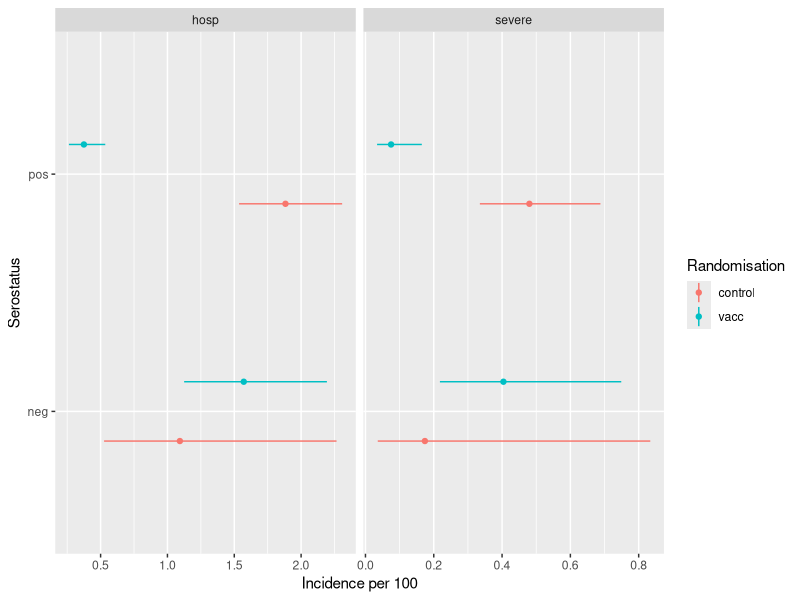
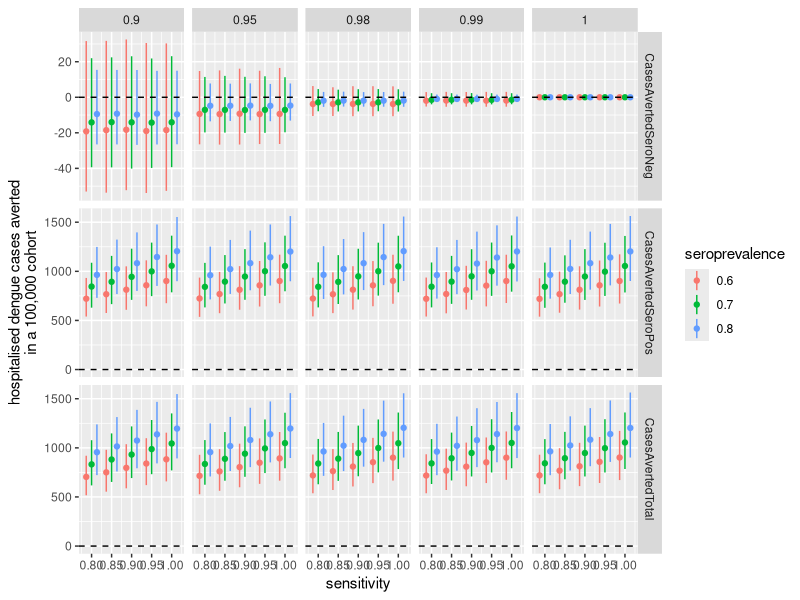
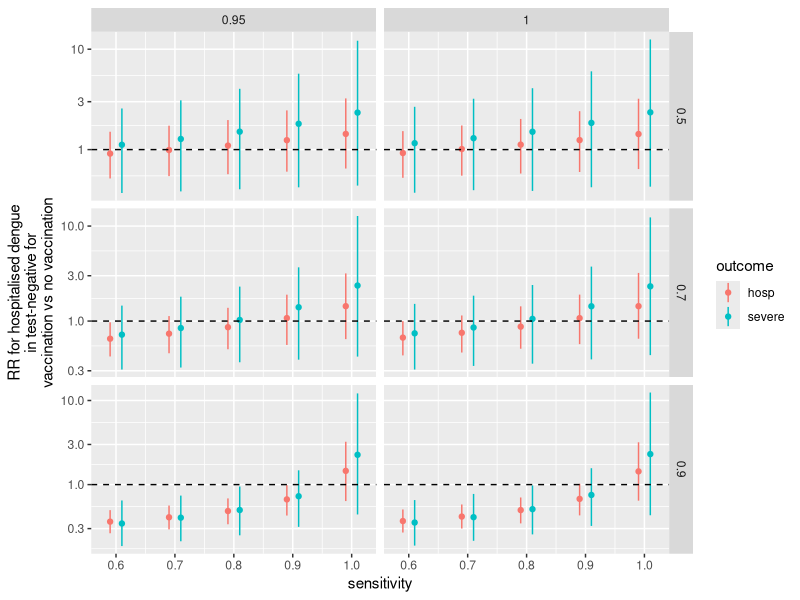

R code for these plots, in order: (Note: a time limit stopped this script after it produced the figures.)

# Investigating Dengue RDT sensitivity and specificty requirements
# written by Stefan Flasche using R version 3.4.4
# results published in "On the importance of sensitivity and the negative predictive value for a rapid dengue test" by S. Flasche and P.G. Smith

# load packages
require(tidyverse)


# Data --------------------------------------------------------------------

# data: cumulative incidence over 5yrs observed in the trial and its stratification into 
#       seropositive and seronegative using PRNT50 with multiple imputation (in per 100). 
df <- tibble(no=1:8,
             randomisation = c("vacc","vacc","control","control","vacc","vacc","control","control"),
             serostatus = c("pos","neg","pos","neg","pos","neg","pos","neg"),
             outcome = c(rep("hosp",4),rep("severe",4)),
             incidence.ph.mid = c(.375,1.571,1.883,1.093,0.075,0.404,0.48,0.174),
             incidence.ph.lo = c(.263,1.125,1.536,.526,0.034,0.218,0.335,0.036),
             incidence.ph.hi = c(.535,2.193,2.307,2.265,0.165,0.749,0.688,0.834))

# plot data
p.data <- df %>% ggplot(aes(x= serostatus, y = incidence.ph.mid, ymin = incidence.ph.lo, ymax = incidence.ph.hi,color=randomisation)) +
  geom_linerange(position=position_dodge(width = 0.5)) +
  geom_point(position=position_dodge(width = 0.5)) +
  facet_grid(.~outcome, scales = "free") +
  coord_flip() + ylab("incidence per 100") +
  labs(y = "Incidence per 100", x = "Serostatus", color = "Randomisation")
ggsave(filename = "Pics\\Fig1_Data.tiff",p.data ,unit="cm", width = 14, height = 5, compression = "lzw", dpi = 300)


# sample from lognormal distribution in which the 50%, 2.5% and 97.5% quanitles fit the observed mean, CI.lo and CI.hi respectively
LnfitSample <- function(input= c(mean=1, lo=.5, hi=2), N=10000){
  mean = input[1] %>% as.numeric()
  lo = input[2] %>% as.numeric()
  hi = input[3] %>% as.numeric()
  rlnorm(N, meanlog = log(mean), sdlog = (log(mean/lo) +  log(hi/mean))/2/1.96) %>%
    return()
}


# Population impact of test and vaccinate ---------------------------------------------

# calculate population impact of test and vaccinate strategy
## need to include resampling of incidence 
CasesAverted <- function(seroPrevalence = .7, sensitivity = 1, specificity = 0, 
                         cohortSize=100000, df.tmp = df, outcm = "hosp"){
  df.tmp = df.tmp %>% filter(outcome == outcm)
  Inc.SeroPos.Vacc <- df.tmp %>% filter(randomisation=="vacc" & serostatus =="pos") %>% 
    select(incidence.ph.mid:incidence.ph.hi) %>% LnfitSample()
  Inc.SeroPos.Cont <- df.tmp %>% filter(randomisation=="control" & serostatus =="pos") %>% 
    select(incidence.ph.mid:incidence.ph.hi) %>% LnfitSample()
  Inc.SeroNeg.Vacc <- df.tmp %>% filter(randomisation=="vacc" & serostatus =="neg") %>% 
    select(incidence.ph.mid:incidence.ph.hi) %>% LnfitSample()
  Inc.SeroNeg.Cont <- df.tmp %>% filter(randomisation=="control" & serostatus =="neg") %>% 
    select(incidence.ph.mid:incidence.ph.hi) %>% LnfitSample()
  
  CasesAvertedSeroPos = cohortSize * seroPrevalence * sensitivity * (Inc.SeroPos.Cont - Inc.SeroPos.Vacc) / 100
  CasesAvertedSeroNeg = cohortSize * (1-seroPrevalence) * (1 - specificity) * (Inc.SeroNeg.Cont - Inc.SeroNeg.Vacc) /100
  
  df_res <- tibble(seroPrevalence = seroPrevalence, sensitivity = sensitivity,
                   specificity = specificity, outcome = outcm, 
                   CasesAvertedSeroPos.mid = median(CasesAvertedSeroPos), 
                   CasesAvertedSeroPos.lo = quantile(CasesAvertedSeroPos,.025), 
                   CasesAvertedSeroPos.hi = quantile(CasesAvertedSeroPos,.975),
                   CasesAvertedSeroNeg.mid = median(CasesAvertedSeroNeg), 
                   CasesAvertedSeroNeg.lo = quantile(CasesAvertedSeroNeg,.025), 
                   CasesAvertedSeroNeg.hi = quantile(CasesAvertedSeroNeg,.975), 
                   CasesAvertedTotal.mid =  median(CasesAvertedSeroPos + CasesAvertedSeroNeg), 
                   CasesAvertedTotal.lo = quantile(CasesAvertedSeroPos + CasesAvertedSeroNeg, .025),
                   CasesAvertedTotal.hi = quantile(CasesAvertedSeroPos + CasesAvertedSeroNeg, .975))
  return(df_res)
}

# plot impact of test and vaccinate strategy
df.plt = NULL
for(seroPrevalence in c(.6,.7,.8)){
  for(specificity in c(.9,.95,.98,.99,1)){
    for(sensitivity in seq(.8,1,by=.05)){
      df.plt <- df.plt %>% 
        rbind(CasesAverted(seroPrevalence = seroPrevalence, sensitivity = sensitivity, specificity = specificity))
    }
  }
}

df.plt <- df.plt %>%
  gather(key,value, -seroPrevalence, -sensitivity, -specificity, -outcome) %>%
  extract(key, c("outcome","conf"),"(.*)\\.(.*)") %>%
  spread(conf, value)
  
p.tandv = df.plt %>% ggplot(aes(x=sensitivity, y = mid, ymin=lo, ymax= hi, color = as.factor(seroPrevalence))) +
  geom_linerange(position = position_dodge(width = 0.04)) +
  geom_point(position = position_dodge(width = 0.04)) +
  facet_grid(outcome ~ specificity, scales = "free") +
  scale_color_discrete(name="seroprevalence") + ylab("hospitalised dengue cases averted\nin a 100,000 cohort") +
  geom_hline(yintercept = 0, color="black", lty="dashed")
ggsave(filename = "Pics\\Fig2_Impact_TandV.tiff",p.tandv ,unit="cm", width = 25, height = 14, compression = "lzw", dpi = 300)


# Impact of sensitivity --------------------------------------------------------------------
  
# calculate sensitivity needed to avoid chosing to vaccinate test negative
TestNegRatio <- function(seroPrevalence = .7, sensitivity = .8, specificity = .95,
                             df.tmp = df, outcm = "hosp", midonly=F){
  df.tmp = df.tmp %>% filter(outcome == outcm)
  if(midonly){
    Inc.SeroPos.Vacc <- df.tmp %>% filter(randomisation=="vacc" & serostatus =="pos") %>% 
      select(incidence.ph.mid) %>% as.numeric()
    Inc.SeroPos.Cont <- df.tmp %>% filter(randomisation=="control" & serostatus =="pos") %>% 
      select(incidence.ph.mid) %>% as.numeric()
    Inc.SeroNeg.Vacc <- df.tmp %>% filter(randomisation=="vacc" & serostatus =="neg") %>% 
      select(incidence.ph.mid) %>% as.numeric()
    Inc.SeroNeg.Cont <- df.tmp %>% filter(randomisation=="control" & serostatus =="neg") %>% 
      select(incidence.ph.mid) %>% as.numeric()
  }else{
    Inc.SeroPos.Vacc <- df.tmp %>% filter(randomisation=="vacc" & serostatus =="pos") %>% 
      select(incidence.ph.mid:incidence.ph.hi) %>% LnfitSample()
    Inc.SeroPos.Cont <- df.tmp %>% filter(randomisation=="control" & serostatus =="pos") %>% 
      select(incidence.ph.mid:incidence.ph.hi) %>% LnfitSample()
    Inc.SeroNeg.Vacc <- df.tmp %>% filter(randomisation=="vacc" & serostatus =="neg") %>% 
      select(incidence.ph.mid:incidence.ph.hi) %>% LnfitSample()
    Inc.SeroNeg.Cont <- df.tmp %>% filter(randomisation=="control" & serostatus =="neg") %>% 
      select(incidence.ph.mid:incidence.ph.hi) %>% LnfitSample()
  }
   
  risk.if.testNeg.vacc <- ((1-seroPrevalence) * specificity *  Inc.SeroNeg.Vacc + 
    seroPrevalence * (1-sensitivity) * Inc.SeroPos.Vacc ) / 
    ((1-seroPrevalence) * specificity  + seroPrevalence * (1-sensitivity) ) 
  risk.if.testNeg.nova <- ((1-seroPrevalence) * specificity *  Inc.SeroNeg.Cont + 
    seroPrevalence * (1-sensitivity) * Inc.SeroPos.Cont ) / 
    ((1-seroPrevalence) * specificity  + seroPrevalence * (1-sensitivity) ) 
  
  df_res <- tibble(seroPrevalence = seroPrevalence, sensitivity = sensitivity,
                   specificity = specificity, outcome = outcm, 
                   riskiftestNegvacc.mid = median(risk.if.testNeg.vacc), 
                   riskiftestNegnova.mid = median(risk.if.testNeg.nova),
                   riskiftestNegvacc.lo = quantile(risk.if.testNeg.vacc,.025), 
                   riskiftestNegvacc.hi = quantile(risk.if.testNeg.vacc,.975),
                   riskiftestNegnova.lo = quantile(risk.if.testNeg.nova,.025), 
                   riskiftestNegnova.hi = quantile(risk.if.testNeg.nova,.975),
                   RR.mid =  median(risk.if.testNeg.vacc / risk.if.testNeg.nova), 
                   RR.lo = quantile(risk.if.testNeg.vacc / risk.if.testNeg.nova, .025),
                   RR.hi = quantile(risk.if.testNeg.vacc / risk.if.testNeg.nova, .975))
  return(df_res)
}

# analyse where test nagative vacc vs novacc risks are for a number of scenarios
df.plt = NULL
for(seroPrevalence in c(.5,.7,.9)){
  for(specificity in c(.95,1)){
    for(sensitivity in seq(.6,1,by=.1)){
      df.plt <- df.plt %>% 
        rbind(TestNegRatio(seroPrevalence = seroPrevalence, sensitivity = sensitivity, specificity = specificity)) %>%
        rbind(TestNegRatio(seroPrevalence = seroPrevalence, sensitivity = sensitivity, specificity = specificity, outcm = "severe"))
      
    }
  }
}

p.sens <- df.plt %>% 
  ggplot(aes(x=sensitivity, y = RR.mid, ymin=RR.lo, ymax= RR.hi, color=outcome)) +
  geom_linerange(position = position_dodge(width = 0.04)) +
  geom_point(position = position_dodge(width = 0.04)) +
  facet_grid(seroPrevalence ~ specificity, scales = "free") +
  scale_y_log10() + geom_hline(yintercept = 1, color="black", lty="dashed") +
  scale_color_discrete(name="outcome") +
  ylab("RR for hospitalised dengue\nin test-negative for\nvaccination vs no vaccination")
ggsave(filename = "Pics\\FigX_SensitivityImpact.tiff",p.sens ,unit="cm", width = 20, height = 12, compression = "lzw", dpi = 300)

# analyse where test nagative vacc vs novacc risks - map
df.plt2 = NULL
for(seroPrevalence in c(.5,.6,.7,.8,.9)){
  for(specificity in seq(.9,1,by=.01)){
    for(sensitivity in seq(.6,1,by=.01)){
      df.plt2 <- df.plt2 %>% 
        rbind(TestNegRatio(seroPrevalence = seroPrevalence, sensitivity = sensitivity, specificity = specificity, midonly=T)) %>%
        rbind(TestNegRatio(seroPrevalence = seroPrevalence, sensitivity = sensitivity, specificity = specificity, outcm = "severe", midonly=T))
      
    }
  }
}

p.sens.b <- df.plt2 %>% 
  ggplot(aes(x=sensitivity, y=specificity, fill = RR.mid)) +
  facet_grid(seroPrevalence ~ outcome) + 
  geom_tile() +
  scale_fill_gradient2(name="RR in vaccinees\nvs controls", low = "green", mid = "yellow",
                       high = "red", midpoint = 0, breaks=round(c(.5,1/1.2,1/1.1,1,1.1,1.2,2),2),trans = "log", limits=c(1/1.21,1.2)) +
  theme_bw() +
  labs(x = "Sensitivity", y = "Specificity")
ggsave("Pics\\Fig3a_SensitivityImpactMap.tiff", p.sens.b, width = 20, height = 13, units = "cm", compression="lzw", dpi =300)


# importance of NPV ---------------------------------------------
TestNegRatio.NPV <- function(NPV = .7, df.tmp = df, outcm = "hosp"){
  df.tmp = df.tmp %>% filter(outcome == outcm)

  Inc.SeroPos.Vacc <- df.tmp %>% filter(randomisation=="vacc" & serostatus =="pos") %>% 
    select(incidence.ph.mid:incidence.ph.hi) %>% LnfitSample()
  Inc.SeroPos.Cont <- df.tmp %>% filter(randomisation=="control" & serostatus =="pos") %>% 
    select(incidence.ph.mid:incidence.ph.hi) %>% LnfitSample()
  Inc.SeroNeg.Vacc <- df.tmp %>% filter(randomisation=="vacc" & serostatus =="neg") %>% 
    select(incidence.ph.mid:incidence.ph.hi) %>% LnfitSample()
  Inc.SeroNeg.Cont <- df.tmp %>% filter(randomisation=="control" & serostatus =="neg") %>% 
    select(incidence.ph.mid:incidence.ph.hi) %>% LnfitSample()

  risk.if.testNeg.vacc <- ( NPV * Inc.SeroNeg.Vacc + 
                            (1-NPV) * Inc.SeroPos.Vacc ) 
  risk.if.testNeg.nova <- ( NPV * Inc.SeroNeg.Cont + 
                            (1-NPV) * Inc.SeroPos.Cont ) 
  
  df_res <- tibble(NPV = NPV, outcome = outcm, 
                   riskiftestNegvacc.mid = median(risk.if.testNeg.vacc), 
                   riskiftestNegnova.mid = median(risk.if.testNeg.nova),
                   riskiftestNegvacc.lo = quantile(risk.if.testNeg.vacc,.025), 
                   riskiftestNegvacc.hi = quantile(risk.if.testNeg.vacc,.975),
                   riskiftestNegnova.lo = quantile(risk.if.testNeg.nova,.025), 
                   riskiftestNegnova.hi = quantile(risk.if.testNeg.nova,.975),
                   RR.mid =  median(risk.if.testNeg.vacc / risk.if.testNeg.nova), 
                   RR.lo = quantile(risk.if.testNeg.vacc / risk.if.testNeg.nova, .025),
                   RR.hi = quantile(risk.if.testNeg.vacc / risk.if.testNeg.nova, .975))
  return(df_res)
}

df.plt.NPV = NULL
for( NPV in seq(.5,1,by=0.01)){
  df.plt.NPV = df.plt.NPV %>% 
    rbind(TestNegRatio.NPV(NPV)) %>%
    rbind(TestNegRatio.NPV(NPV, outcm = "severe"))
}
df.plt.NPV$outcome = df.plt.NPV$outcome %>% str_replace("hosp","Hospitalised")
df.plt.NPV$outcome = df.plt.NPV$outcome %>% str_replace("severe","Severe")
df.plt.NPV %>%
  ggplot(aes(x=NPV, y=RR.mid, ymin=RR.lo, ymax=RR.hi, group=outcome, color=outcome, fill=outcome)) +
  geom_ribbon(alpha=0.2, color=NA) +
  geom_line() +
  geom_hline(yintercept = 1, color = "black", lty = "dashed") + 
  #facet_grid(outcome~., scales="free") +
  scale_y_log10() +
  labs(x = "Negative predictive value", y = "RR for\nsevere or hospitalised disease \nin test-negative for\nvaccination vs no vaccination",
        fill = "Outcome", color = "Outcome") +
  theme_bw()+
  guides(group=F) 
ggsave("Pics\\Fig3b_NPVimpact.tiff", width = 13, height = 7, units = "cm", compression="lzw", dpi =1000)
ggsave("Pics\\Fig3b_NPVimpact.pdf", width = 13, height = 7, units = "cm")

# calculate min sens needed ---------------------------------------------

get_PV <- function(specificity=.9, sensitivity=.7, seroprevalence=0.7 ){
  tp= sensitivity * seroprevalence
  fn= (1-sensitivity) * seroprevalence
  tn= specificity * (1-seroprevalence)
  fp= (1-specificity) * (1-seroprevalence)
  
  PPV = tp / (tp+fp) #prop of true positive among all pos
  NPV = tn / (tn+fn) #prop of negative positive among all negative
  
  df = data.frame(specificity=as.factor(specificity), sensitivity=sensitivity, seroprevalence=seroprevalence, NPV=NPV, PPV=PPV) %>%
    as.tibble()
  
  return(df)
  
}

res = NULL
for(specificity in c(.9,.95,.99)){
  for(seroprevalence in seq(0.15,1,by=0.01)){
    for(sensitivity in seq(0,1,by=0.01)){
      res = res %>%
        rbind(get_PV(specificity, sensitivity, seroprevalence))
    }
  }
}
min.PPV = .90
min.NPV = .75 # Ratio for RR forvaccinees to get hospitalised in Seropos vs Seroneg is 1.57/1.09 / 0.375/1.88
p.dat = res %>% group_by(specificity,seroprevalence) %>% mutate(PPV.based = ( PPV == min(PPV + 5*(PPV<min.PPV))),
                                                        NPV.based = ( NPV == min(NPV + 5*(NPV<min.NPV)))) %>%
  filter(PPV.based | NPV.based) %>% 
  gather(criteria, value, -specificity, -sensitivity, -seroprevalence, -NPV, -PPV) %>%
  filter (value) 
p.dat$criteria = p.dat$criteria %>% str_replace("V.b","V b")
p = p.dat %>% 
  ggplot(aes(x=seroprevalence, y=sensitivity, color=criteria, lty = specificity)) +
  geom_line() +
  theme_bw() + 
  labs(x = "Seroprevalence", y = "Minimum sensitivity", color = "Criteria", lty = "Specificity") +
  scale_x_continuous(breaks = seq(0.1,1,by=0.2)) +
  scale_y_continuous(breaks = seq(0,1,by=0.2))
ggsave("Pics/RequiredSensitivity.tiff", p, units = "cm",height = 7, width = 13, compression="lzw", dpi=1000)
ggsave("Pics/RequiredSensitivity.pdf", p, units = "cm",height = 7, width = 13)
